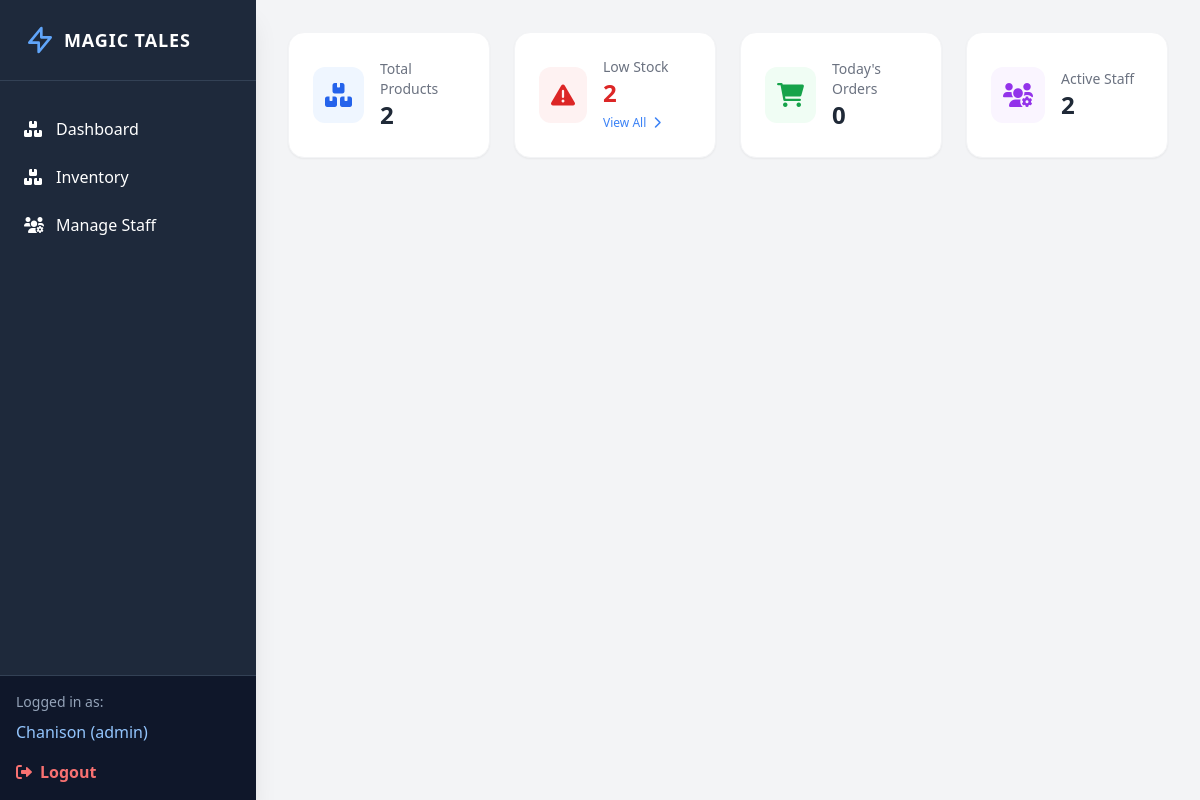
Page /api/dashboard (signed in) on the earlier database version.
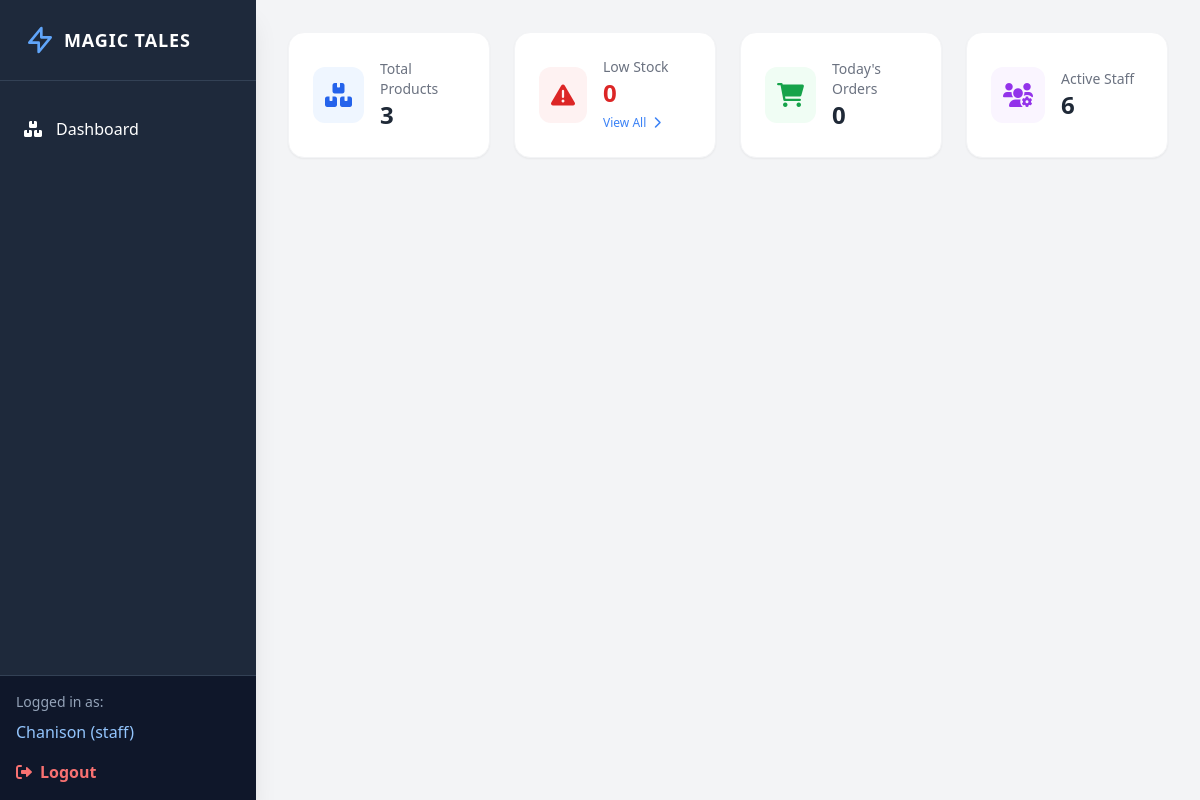
Same page on the later database version.
### app/models.py (models this page shows, shortened)
class User(db.Model , UserMixin):
    __tablename__ = 'users'
    id = db.Column(db.Integer, primary_key=True)
    username = db.Column(db.String(50), unique=True, nullable=False)
    password_hash = db.Column(db.String(255), nullable=False)
    role = db.Column(db.String(20), default='staff')  # 'admin' หรือ 'staff'
    is_active = db.Column(db.Boolean, default=True, nullable=False)
    created_at = db.Column(db.DateTime, default=lambda: datetime.now())
    orders = db.relationship('Order', backref='staff', lazy=True)

### app/routes.py (the view)
@api.route('/dashboard')
@login_required
def dashboard():
    total_products = Product.query.filter_by(is_deleted=False).count()
    low_stock_count = Product.query.filter(
        Product.is_deleted == False,
        Product.stock_quantity < 5
    ).count()
    total_staff = User.query.count()
    recent_products  = Product.query.order_by(Product.id.desc()).limit(5).all()
    response = make_response(render_template(
        'dashboard.html',
        user = current_user,
        total_products = total_products ,
        low_stock_count = low_stock_count,
        total_staff = total_staff ,
        recent_products = recent_products ,
    ))
    response.headers['Cache-Control'] = 'no-cache , no-store , must-revalidate'
    return response

### app/__init__.py (called while the page is built)
def create_app():
    app = Flask(__name__)
    app.config['SECRET_KEY'] = '985d8bde7803e4e9b9eec56e87d46b05cd9908791407fd3e' # 4. สำคัญมาก! ต้องมี Secret Key สำหรับ Session
    app.config['SQLALCHEMY_DATABASE_URI'] = 'sqlite:///inventory.db'
    app.config['SQLALCHEMY_TRACK_MODIFICATIONS'] = False
    db.init_app(app)
    login_manager.init_app(app)
    login_manager.login_view = 'api.login'  # ถ้าไม่ล็อกอินจะถูกส่งไปที่หน้าไหน
    login_manager.login_message = "กรุณาเข้าสู่ระบบก่อนใช้งาน"
    @login_manager.user_loader
    def load_user(user_id):
        return User.query.get(int(user_id))
    app.register_blueprint(api, url_prefix='/api')
    return app

### app/templates/dashboard.html (shortened to what this page needs)
{% extends "base.html" %}
{% block content %}
<div class="grid grid-cols-1 md:grid-cols-2 lg:grid-cols-4 gap-6 mb-8">
    <div class="bg-white p-6 rounded-2xl shadow-sm border border-gray-100 flex items-center gap-4 transition-transform hover:scale-105">
        <div class="p-3 bg-blue-50 rounded-xl text-blue-600">
            <i class="fa-solid fa-boxes-stacked text-2xl"></i>
        </div>
        <div>
            <p class="text-sm font-medium text-gray-500">Total Products</p>
            <h3 class="text-2xl font-bold text-gray-800">{{ total_products }}</h3>
        </div>
    </div>
    <div class="bg-white p-6 rounded-2xl shadow-sm border border-gray-100 flex items-center gap-4 transition-transform hover:scale-105">
        <div class="p-3 bg-red-50 rounded-xl text-red-600">
            <i class="fa-solid fa-triangle-exclamation text-2xl animate-pulse"></i>
        </div>
        <div>
            <p class="text-sm font-medium text-gray-500">Low Stock</p>
            <h3 class="text-2xl font-bold text-red-600">{{ low_stock_count }}</h3>
            <a href="{{ url_for('api.low_inventory', filter='low_stock') }}" class="text-xs text-blue-500 hover:underline">
                View All <i class="fa-solid fa-chevron-right ml-1"></i>
            </a>
        </div>
    </div>
    <div class="bg-white p-6 rounded-2xl shadow-sm border border-gray-100 flex items-center gap-4 transition-transform hover:scale-105">
        <div class="p-3 bg-green-50 rounded-xl text-green-600">
            <i class="fa-solid fa-cart-shopping text-2xl"></i>
        </div>
        <div>
            <p class="text-sm font-medium text-gray-500">Today's Orders</p>
            <h3 class="text-2xl font-bold text-gray-800">0</h3> </div>
    </div>
    <div class="bg-white p-6 rounded-2xl shadow-sm border border-gray-100 flex items-center gap-4 transition-transform hover:scale-105">
        <div class="p-3 bg-purple-50 rounded-xl text-purple-600">
            <i class="fa-solid fa-users-gear text-2xl"></i>
        </div>
        <div>
            <p class="text-sm font-medium text-gray-500">Active Staff</p>
            <h3 class="text-2xl font-bold text-gray-800">{{ total_staff }}</h3>
        </div>
    </div>
</div>
{% endblock %}

### app/templates/base.html (shortened to what this page needs)
<!DOCTYPE html>
<html lang="th">
<head>
    <script src="https://cdn.tailwindcss.com"></script>
    <link href="https://cdnjs.cloudflare.com/ajax/libs/font-awesome/6.0.0/css/all.min.css" rel="stylesheet">
</head>
<body class="bg-gray-100 font-sans">
    {% if current_user.is_authenticated %}
    <div class="flex min-h-screen">
        <aside class="w-64 bg-slate-800 text-white flex-shrink-0 flex flex-col shadow-xl sticky top-0 h-screen">
            <div class="p-6 flex items-center gap-2 border-b border-slate-700">
                <svg class="w-8 h-8 text-blue-400" fill="none" stroke="currentColor" viewBox="0 0 24 24">
                    <path stroke-linecap="round" stroke-linejoin="round" stroke-width="2"
                        d="M13 10V3L4 14h7v7l9-11h-7z"></path>
                </svg>
                <span class="text-lg font-bold tracking-wider" >MAGIC TALES</span>
            </div>
            <nav class="mt-6 flex-1">
                <a href="#" onclick="window.location.href='/api/dashboard'"
                    class="flex items-center gap-3 py-3 px-6 hover:bg-slate-700 transition-colors">
                    <i class="fa-solid fa-boxes-stacked w-5"></i>
                    <span>Dashboard</span>
                </a>
                {% if current_user.role == 'admin' %}
                <a href="#" onclick="window.location.href='/api/inventory'"
                    class="flex items-center gap-3 py-3 px-6 hover:bg-slate-700 transition-colors">
                    <i class="fa-solid fa-boxes-stacked w-5"></i>
                    <span>Inventory</span>
                </a>
                <a href="{{ url_for('api.manage_staff') }}"
                    class="flex items-center gap-3 py-3 px-6 hover:bg-slate-700 transition-colors">
                    <i class="fa-solid fa-users-gear w-5"></i>
                    <span>Manage Staff</span>
                </a>
                {% endif %}
            </nav>
            <div class="p-4 border-t border-slate-700 bg-slate-900">
                <div class="text-sm text-slate-400 mb-2">Logged in as:</div>
                <div class="font-medium text-blue-300 truncate mb-4">{{ current_user.username }} ({{current_user.role}})
                </div>
                <a href="{{ url_for('api.logout') }}"
                    class="flex items-center gap-2 text-red-400 hover:text-red-300 transition-colors font-semibold">
                    <i class="fa-solid fa-right-from-bracket"></i> Logout
                </a>
            </div>
        </aside>
        <main class="flex-1 overflow-y-auto">
            <div class="p-8">
                {% block content %}{% endblock %}
            </div>
        </main>
    </div>
    {% else %}
    <div class="min-h-screen flex items-center justify-center">
        {% block login_content %}{% endblock %}
    </div>
    {% endif %}
</body>
</html>

Differences in the rows shown:
changed User "Chanison": role "admin" → "staff"
Other differences:
{{ total_products }}: "2" → "3"
{{ low_stock_count }}: "2" → "0"
{{ total_staff }}: "2" → "6"
text no longer shown: "Inventory Manage Staff"
